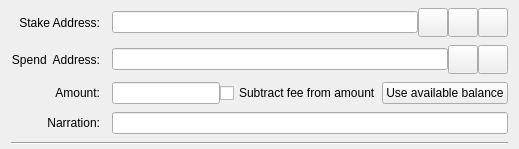
  <widget class="QFrame" name="SendCoins_cs">
   <property name="toolTip">
    <string>This is a payment to a coldstake script.</string>
   </property>
   <property name="frameShape">
    <enum>QFrame::NoFrame</enum>
   </property>
   <layout class="QGridLayout" name="gridLayout_cs">
    <property name="topMargin">
     <number>8</number>
    </property>
    <property name="bottomMargin">
     <number>4</number>
    </property>
    <property name="horizontalSpacing">
     <number>12</number>
    </property>
    <property name="verticalSpacing">
     <number>8</number>
    </property>
    <item row="3" column="1">
     <layout class="QHBoxLayout" name="horizontalLayoutAmount_cs" stretch="0,1,0">
      <item>
       <widget class="BitcoinAmountField" name="payAmount_cs"/>
      </item>
      <item>
       <widget class="QCheckBox" name="checkboxSubtractFeeFromAmount_cs">
        <property name="toolTip">
         <string>The fee will be deducted from the amount being sent. The recipient will receive less graviocoin than you enter in the amount field. If multiple recipients are selected, the fee is split equally.</string>
        </property>
        <property name="text">
         <string>Subtract fee from amount</string>
        </property>
       </widget>
      </item>
      <item>
       <widget class="QPushButton" name="useAvailableBalanceButton_cs">
        <property name="text">
         <string>Use available balance</string>
        </property>
       </widget>
      </item>
     </layout>
    </item>
    <item row="1" column="0">
     <widget class="QLabel" name="spendAddrLabel">
      <property name="text">
       <string>Spend  Address:</string>
      </property>
      <property name="alignment">
       <set>Qt::AlignRight|Qt::AlignTrailing|Qt::AlignVCenter</set>
      </property>
      <property name="buddy">
       <cstring>addAsLabel</cstring>
      </property>
     </widget>
    </item>
    <item row="4" column="1">
     <widget class="QLineEdit" name="edtNarration_cs">
      <property name="toolTip">
       <string>A short message sent over the Graviocoin network, encrypted if sending to a stealth address or in a blind or anon transaction.</string>
      </property>
      <property name="maxLength">
       <number>24</number>
      </property>
     </widget>
    </item>
    <item row="1" column="1">
     <layout class="QHBoxLayout" name="payToLayout2_cs">
      <property name="spacing">
       <number>0</number>
      </property>
      <item>
       <widget class="QValidatedLineEdit" name="spendAddr">
        <property name="toolTip">
         <string>The Graviocoin address that will be able to spend the output (must be 256bit)</string>
        </property>
       </widget>
      </item>
      <item>
       <widget class="QToolButton" name="addressBookButton2_cs">
        <property name="toolTip">
         <string>Choose previously used address</string>
        </property>
        <property name="text">
         <string/>
        </property>
        <property name="icon">
         <iconset resource="../bitcoin.qrc">
          <normaloff>:/icons/address-book</normaloff>:/icons/address-book</iconset>
        </property>
        <property name="iconSize">
         <size>
          <width>22</width>
          <height>22</height>
         </size>
        </property>
        <property name="shortcut">
         <string>Alt+A</string>
        </property>
       </widget>
      </item>
      <item>
       <widget class="QToolButton" name="pasteButton2_cs">
        <property name="toolTip">
         <string>Paste address from clipboard</string>
        </property>
        <property name="text">
         <string/>
        </property>
        <property name="icon">
         <iconset resource="../bitcoin.qrc">
          <normaloff>:/icons/editpaste</normaloff>:/icons/editpaste</iconset>
        </property>
        <property name="iconSize">
         <size>
          <width>22</width>
          <height>22</height>
         </size>
        </property>
        <property name="shortcut">
         <string>Alt+P</string>
        </property>
       </widget>
      </item>
     </layout>
    </item>
    <item row="5" column="0" colspan="2">
     <widget class="Line" name="line_cs">
      <property name="orientation">
       <enum>Qt::Horizontal</enum>
      </property>
     </widget>
    </item>
    <item row="3" column="0">
     <widget class="QLabel" name="amountLabel_cs">
      <property name="text">
       <string>Amount:</string>
      </property>
      <property name="alignment">
       <set>Qt::AlignRight|Qt::AlignTrailing|Qt::AlignVCenter</set>
      </property>
      <property name="buddy">
       <cstring>payAmount_cs</cstring>
      </property>
     </widget>
    </item>
    <item row="0" column="0">
     <widget class="QLabel" name="stakeAddrLabel">
      <property name="text">
       <string>Stake Address:</string>
      </property>
      <property name="alignment">
       <set>Qt::AlignRight|Qt::AlignTrailing|Qt::AlignVCenter</set>
      </property>
      <property name="buddy">
       <cstring>stakeAddr</cstring>
      </property>
     </widget>
    </item>
    <item row="4" column="0">
     <widget class="QLabel" name="lblNarration_cs">
      <property name="text">
       <string>Narration:</string>
      </property>
      <property name="alignment">
       <set>Qt::AlignRight|Qt::AlignTrailing|Qt::AlignVCenter</set>
      </property>
      <property name="buddy">
       <cstring>edtNarration_cs</cstring>
      </property>
     </widget>
    </item>
    <item row="0" column="1">
     <layout class="QHBoxLayout" name="payToLayout_cs">
      <property name="spacing">
       <number>0</number>
      </property>
      <item>
       <widget class="QValidatedLineEdit" name="stakeAddr">
        <property name="toolTip">
         <string>The Graviocoin address that will be able to stake the output</string>
        </property>
       </widget>
      </item>
      <item>
       <widget class="QToolButton" name="addressBookButton_cs">
        <property name="toolTip">
         <string>Choose previously used address</string>
        </property>
        <property name="text">
         <string/>
        </property>
        <property name="icon">
         <iconset resource="../bitcoin.qrc">
          <normaloff>:/icons/address-book</normaloff>:/icons/address-book</iconset>
        </property>
        <property name="iconSize">
         <size>
          <width>22</width>
          <height>22</height>
         </size>
        </property>
        <property name="shortcut">
         <string>Alt+A</string>
        </property>
       </widget>
      </item>
      <item>
       <widget class="QToolButton" name="pasteButton_cs">
        <property name="toolTip">
         <string>Paste address from clipboard</string>
        </property>
        <property name="text">
         <string/>
        </property>
        <property name="icon">
         <iconset resource="../bitcoin.qrc">
          <normaloff>:/icons/editpaste</normaloff>:/icons/editpaste</iconset>
        </property>
        <property name="iconSize">
         <size>
          <width>22</width>
          <height>22</height>
         </size>
        </property>
        <property name="shortcut">
         <string>Alt+P</string>
        </property>
       </widget>
      </item>
      <item>
       <widget class="QToolButton" name="deleteButton_cs">
        <property name="toolTip">
         <string>Remove this entry</string>
        </property>
        <property name="text">
         <string/>
        </property>
        <property name="icon">
         <iconset resource="../bitcoin.qrc">
          <normaloff>:/icons/remove</normaloff>:/icons/remove</iconset>
        </property>
        <property name="iconSize">
         <size>
          <width>22</width>
          <height>22</height>
         </size>
        </property>
       </widget>
      </item>
     </layout>
    </item>
   </layout>
  </widget>
